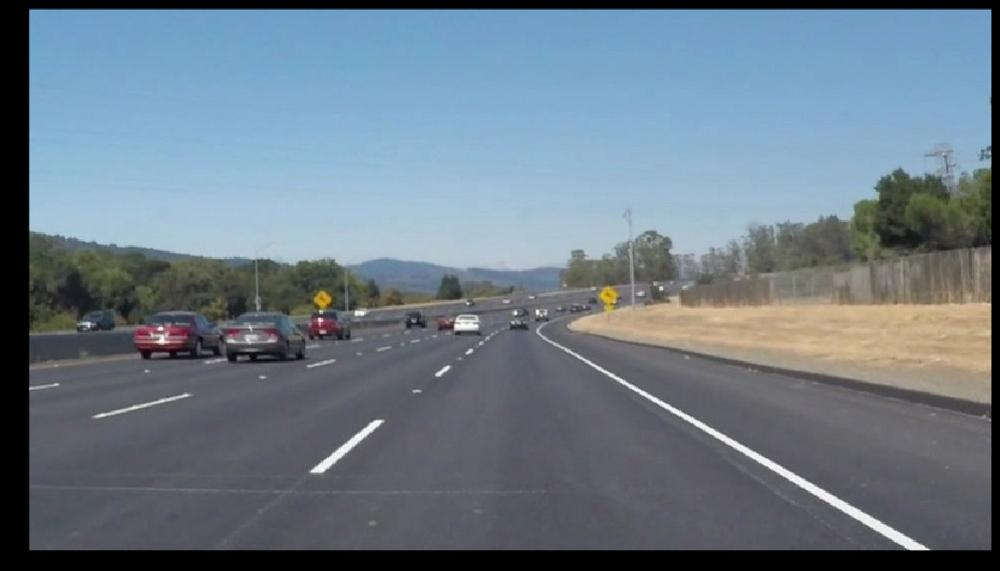
#> input picture projects/lane/road3.jpeg, 1000 x 571 px
$ python lane1.py
#> lines starting #> are read from the running program, lines starting #| are printed output that depends on the picture; after the words box and inside, x2 and y2 are one past the last pixel; in counts of white or black regions, pixels touching at a corner belong together
import matplotlib.pyplot as plt
import matplotlib.image as mpimg
import numpy as np
import cv2
import math

# reading in an image

image = mpimg.imread('road3.jpeg')
#> image is the input picture: shape (571, 1000, 3); mean R, G, B 107.8, 122.2, 134.9
print(image.shape)
#| (571, 1000, 3)

def region_of_interest(img, vertices):
    # Define a blank matrix that matches the image height/width.
    mask = np.zeros_like(img)

    # Retrieve the number of color channels of the image.
    channel_count = img.shape[2]

    # Create a match color with the same color channel counts.
    match_mask_color = (255,) * channel_count

    # Fill inside the polygon
    cv2.fillPoly(mask, vertices, match_mask_color)

    # Returning the image only where mask pixels match
    masked_image = cv2.bitwise_and(img, mask)
    return masked_image

height=image.shape[0]
#> height = 571
width=image.shape[1]
#> width = 1000


region_of_interest_vertices = [
    (0, height),
    (width / 2, height / 2),
    (width, height),
]
#> region_of_interest_vertices = [(0, 571), (500, 285.5), (1000, 571)]


cropped_image = region_of_interest(
    image,
    np.array([region_of_interest_vertices], np.int32),
)
#> in region_of_interest, `cv2.fillPoly(mask, vertices, match_mask_color)`:
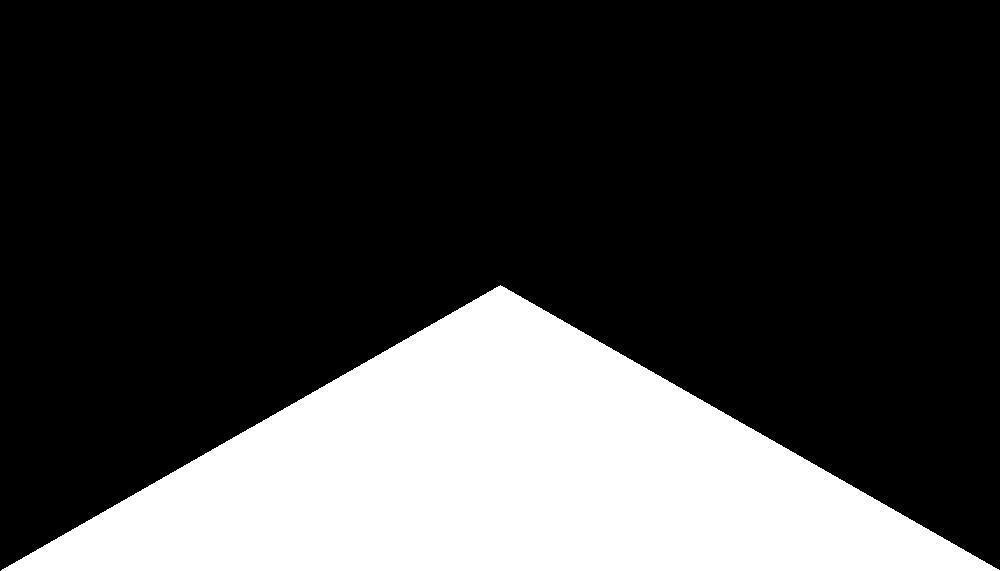
#> mask: shape (571, 1000, 3); 25.1% white; 1 white region, box (x1, y1, x2, y2) and area: (1, 285, 1000, 571) 143214
#> in region_of_interest, `masked_image = cv2.bitwise_and(img, mask)`:
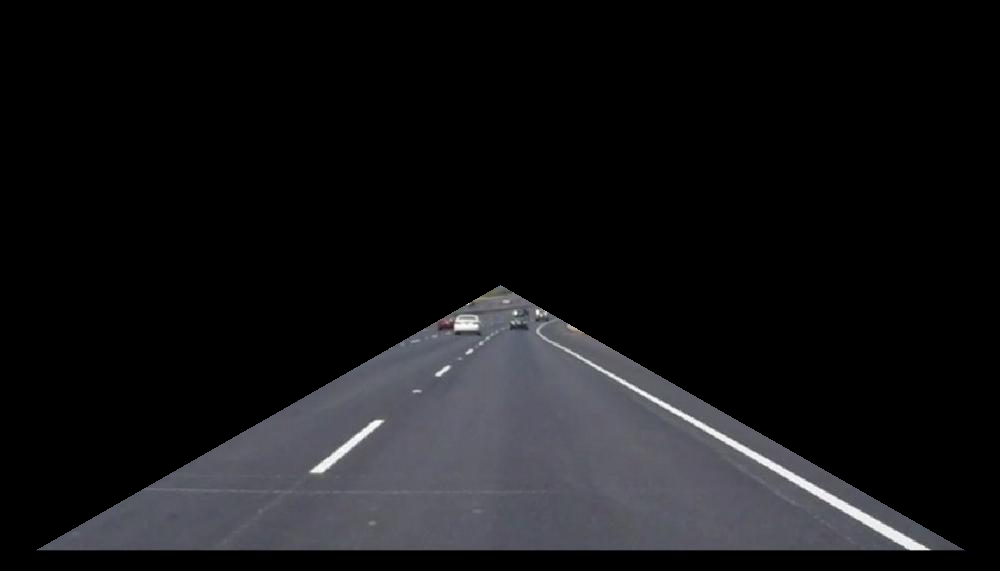
#> masked_image: shape (571, 1000, 3); mean R, G, B 20.8, 20.9, 23

plt.figure()
plt.imshow(cropped_image)


# Convert to grayscale here.
gray_image = cv2.cvtColor(cropped_image, cv2.COLOR_RGB2GRAY)

# Call Canny Edge Detection here.
cannyed_image = cv2.Canny(gray_image, 100, 200)
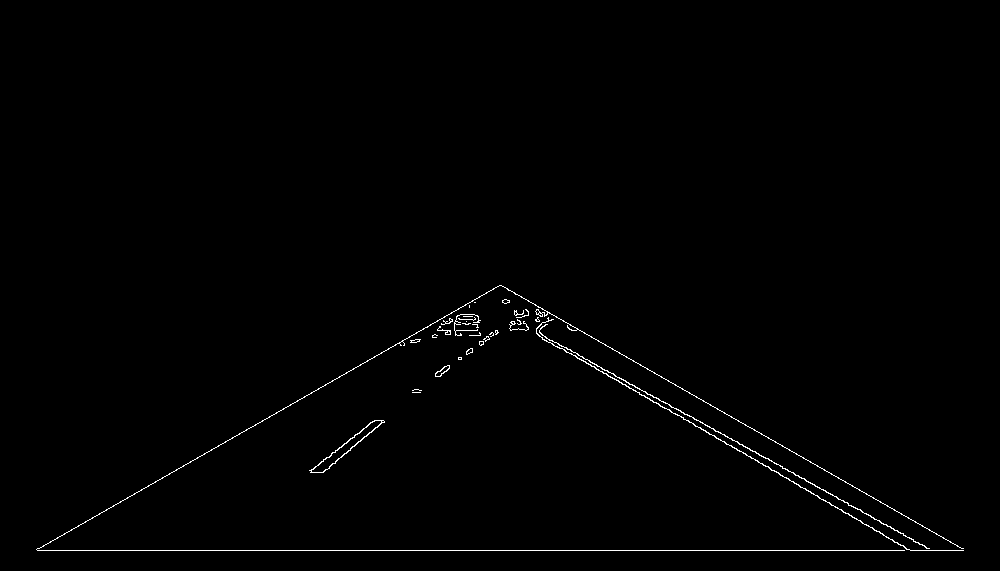
#> cannyed_image: shape (571, 1000); 0.71% white in thin lines or dots, all inside (x1, y1, x2, y2) = (36, 285, 964, 551)

print(cannyed_image.shape)
#| (571, 1000)
'''# Moved the cropping operation to the end of the pipeline.
cropped_image = region_of_interest(
    cannyed_image,
    np.array([region_of_interest_vertices], np.int32)
)
'''
plt.figure()
plt.imshow(cropped_image)

plt.show()

$ run again, with projects/lane/road1.jpeg copied over projects/lane/road3.jpeg
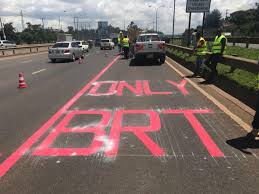
#> input picture projects/lane/road1.jpeg, 259 x 194 px
#> image is the input picture: shape (194, 259, 3); mean R, G, B 123.1, 104.9, 101.2
#| (194, 259, 3)
#> in region_of_interest, `cv2.fillPoly(mask, vertices, match_mask_color)`:
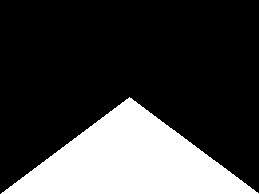
#> mask: shape (194, 259, 3); 25% white; 1 white region, box (x1, y1, x2, y2) and area: (1, 97, 259, 194) 12578
#> `cannyed_image = cv2.Canny(gray_image, 100, 200)`:
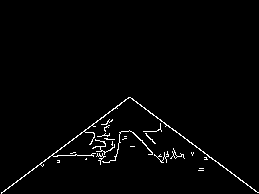
#> cannyed_image: shape (194, 259); 1.9% white in thin lines or dots, all inside (x1, y1, x2, y2) = (1, 97, 259, 194)
#| (194, 259)
